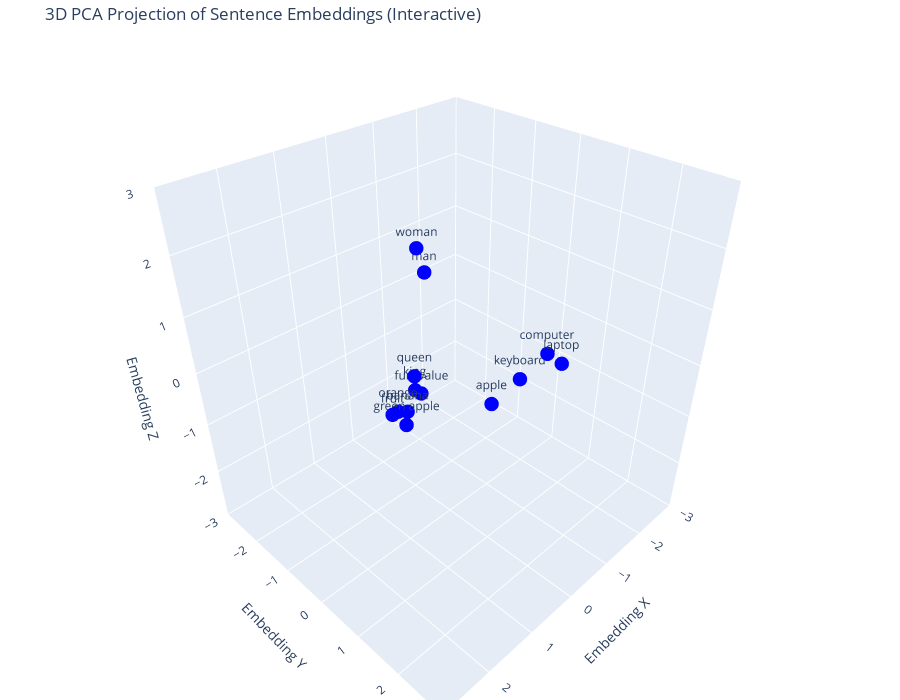

The notebook cell this image was saved under:
### Code cell
import plotly.graph_objects as go

fig = go.Figure()

# Add 3D scatter points
fig.add_trace(go.Scatter3d(
    x=[p[0] for p in embeddings_3d],
    y=[p[1] for p in embeddings_3d],
    z=[p[2] for p in embeddings_3d],
    mode='markers+text',
    text=sentences,  # Use raw text for clean labels
    textposition='top center',
    marker=dict(size=5, color='blue'),
))

fig.update_layout(
    title='3D PCA Projection of Sentence Embeddings (Interactive)',
    scene=dict(
        xaxis_title='Embedding X',
        xaxis_range=[-3,3],
        yaxis_title='Embedding Y',
        yaxis_range=[-3,3],
        zaxis_title='Embedding Z',
        zaxis_range=[-3,3],
    ),
    margin=dict(l=0, r=0, b=0, t=40),
    height=700,
)

fig.show()

### Figure 1 — Plotly figure (JSON) as saved in the notebook; plotly's stock layout.template omitted (floating-point values rounded to 4 significant figures)
{"data": [{"marker": {"color": "blue", "size": 5}, "mode": "markers+text", "text": ["king", "queen", "man", "woman", "orange", "green apple", "apple", "banana", "fruit", "computer", "laptop", "keyboard", "fun_value"], "textposition": "top center", "type": "scatter3d", "x": [-0.418, -0.4891, -0.4626, -0.2587, 1.283, 1.445, 0.0405, 1.031, 1.544, -1.394, -1.422, -0.899, -0.693], "y": [-1.416, -1.509, -1.134, -1.087, 0.1617, 0.5502, 1.015, 0.08665, 0.3481, 0.947, 1.251, 0.7863, -1.557], "z": [-1.253, -1.03, 1.141, 1.639, -0.0596, -0.02073, -0.1432, -0.2291, 0.1134, 0.07928, 0.009202, -0.2457, -1.528]}], "layout": {"height": 700, "margin": {"b": 0, "l": 0, "r": 0, "t": 40}, "scene": {"xaxis": {"range": [-3, 3], "title": {"text": "Embedding X"}}, "yaxis": {"range": [-3, 3], "title": {"text": "Embedding Y"}}, "zaxis": {"range": [-3, 3], "title": {"text": "Embedding Z"}}}, "title": {"text": "3D PCA Projection of Sentence Embeddings (Interactive)"}}}
